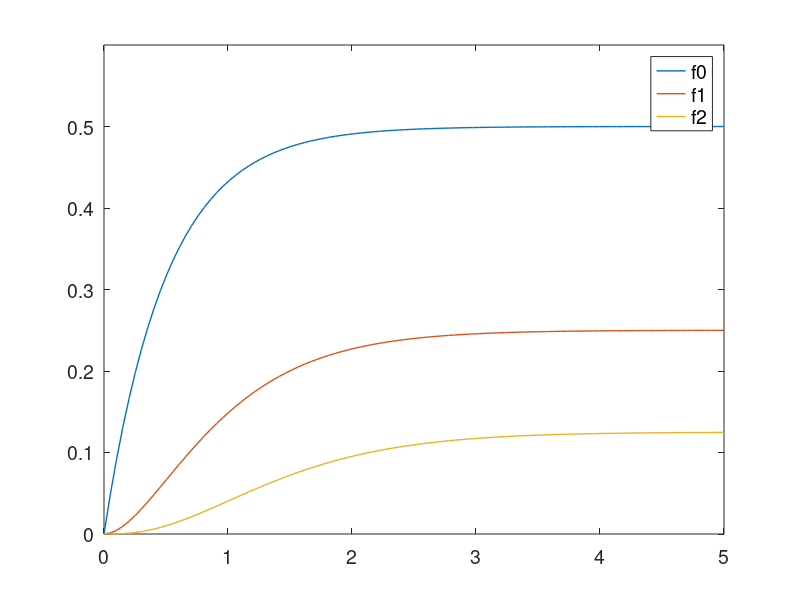

The MATLAB script that drew this image:
om=10^0;%Unit of measuring time
Kappa=1*om;%Optical damping
Gamma=10^(-3)*om;%Mechanical damping
g0=0.1*om; % coupling constant

gm1 = 2*om; % non-Markovian correlation frequency \gamma

Nt = 100; % Number of points for time
t_0 = 0; % Initial time
tspan = 5; % Final time
t = linspace(t_0, tspan, Nt); % Time vector

f0 = Kappa/2*(1-exp(-gm1.*t));
f1 = Kappa/(2*gm1)*(1-exp(-gm1.*t)-gm1.*t.*exp(-gm1.*t));
f2 = Kappa^2/(4*gm1)*(1-exp(-gm1.*t)-gm1.*t.*exp(-gm1.*t)-1/2*gm1^2.*t.^2.*exp(-gm1.*t));

figure 

plot(t(1:Nt),f0,'LineWidth',1);
hold on
plot(t(1:Nt),f1,'LineWidth',1);
hold on
plot(t(1:Nt),f2,'LineWidth',1);
hold off

legend('f0','f1','f2');
axis([t_0 tspan 0 0.6]);
set(findall(gcf,'-property','FontSize'),'FontSize',14);